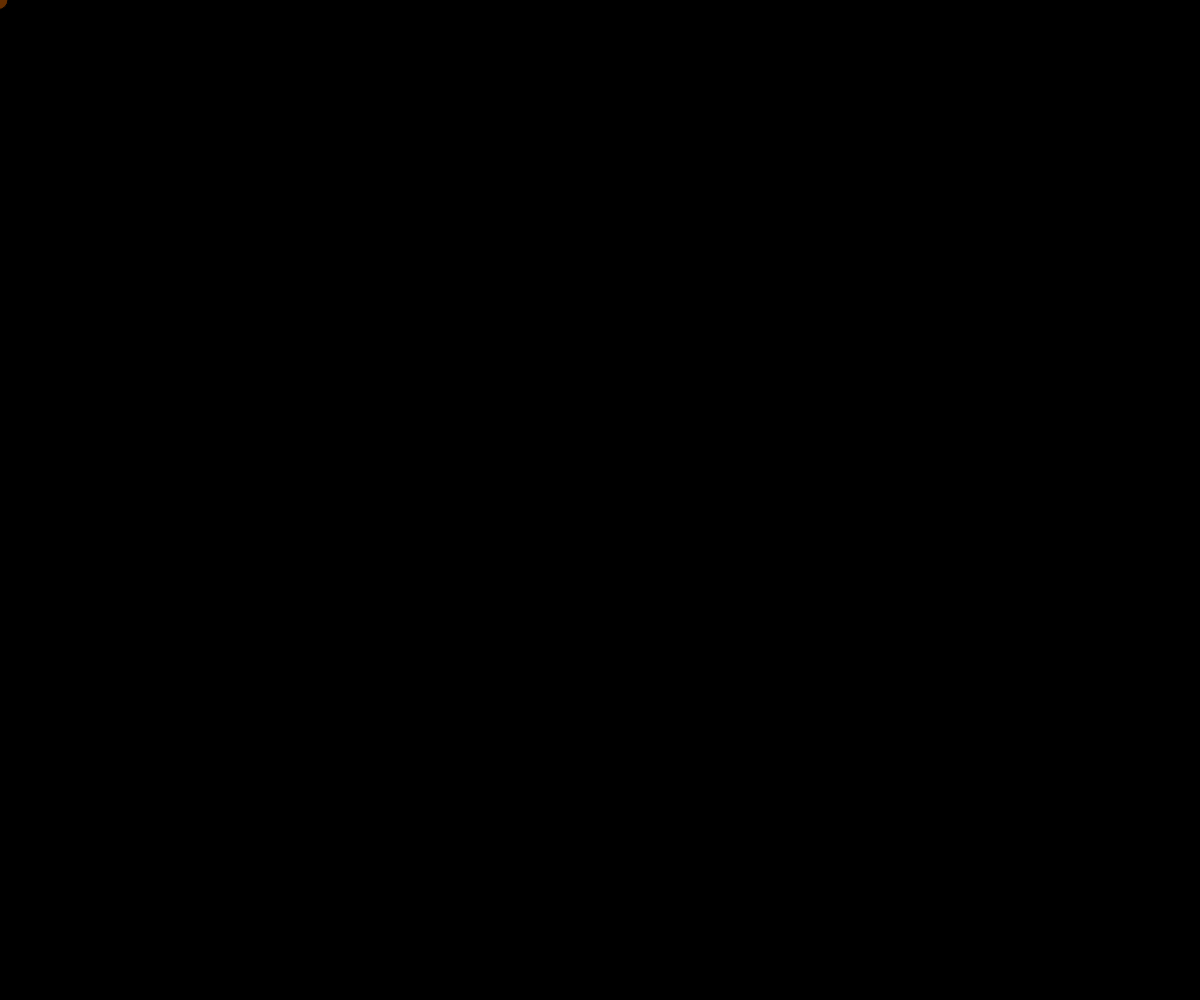
Frame 1 (no input)
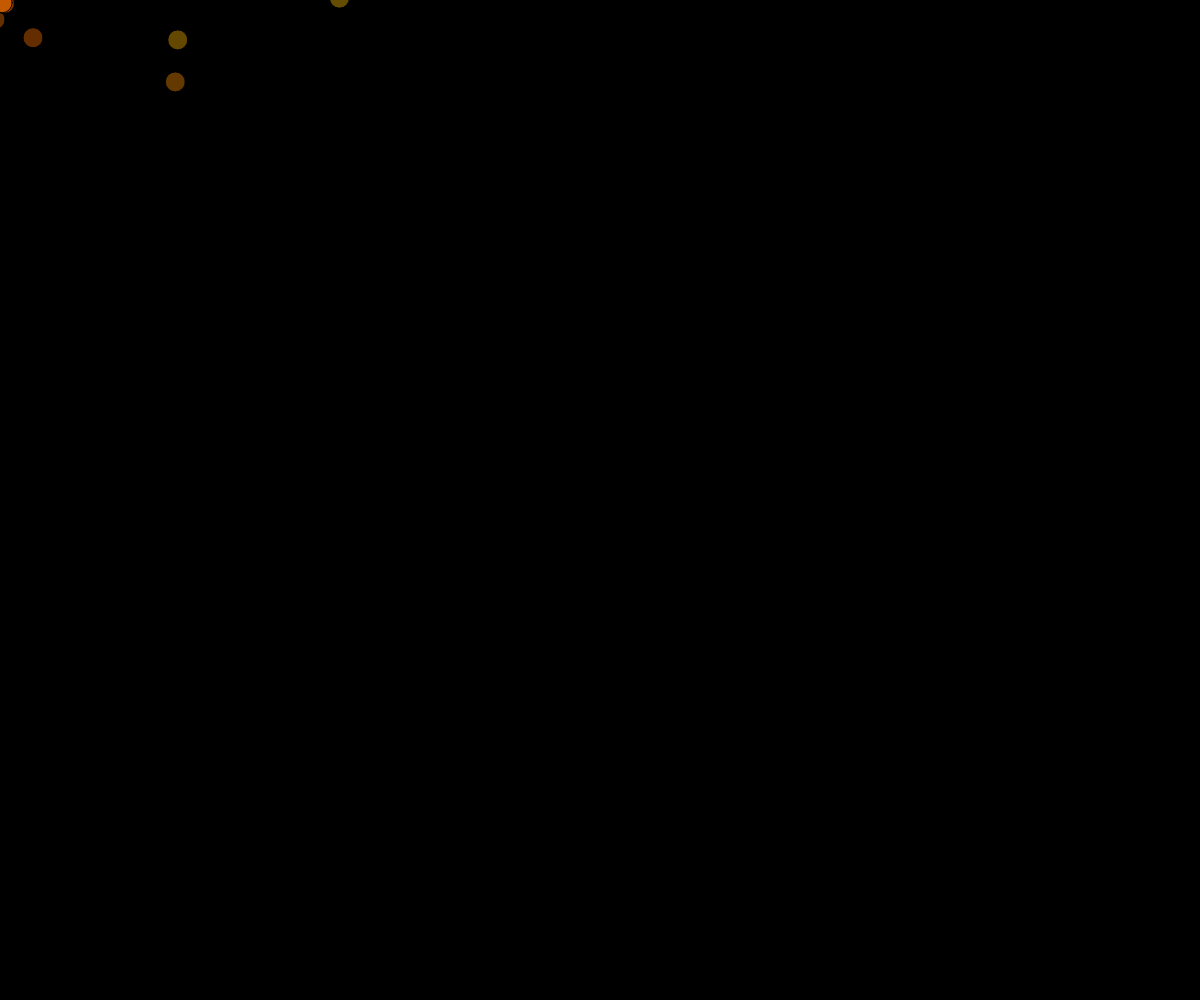
Frame 60 (no input)
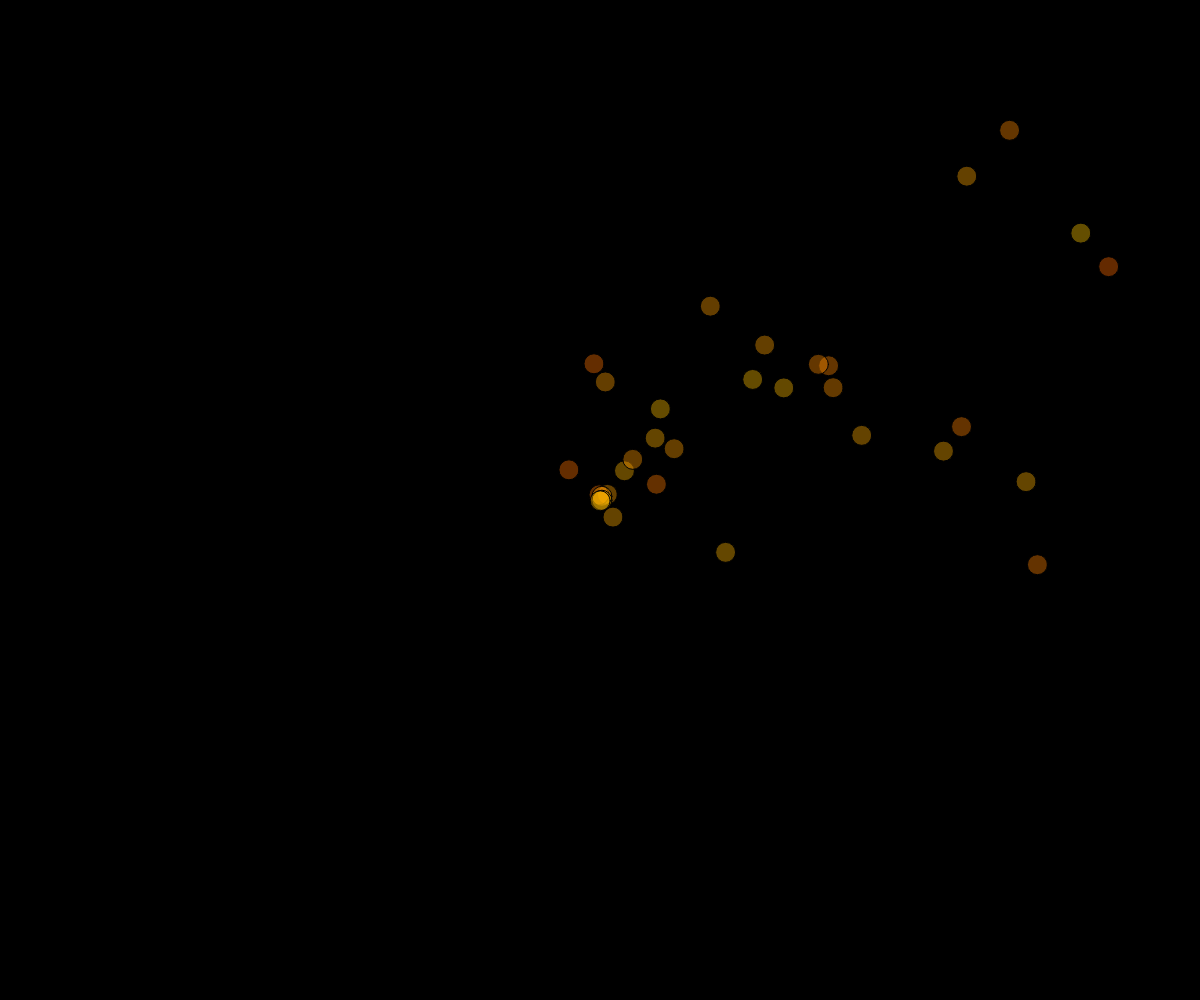
Frame 120 (the mouse pressed at the canvas centre since frame 60)

The p5.js sketch that drew these frames (run headless with seeded random() and noise() and a simulated clock; from frame 60 on, the mouse is pressed at the canvas centre):

// p5.js sketch
// ── sketch.js
let sistema = [];

function setup() {
  createCanvas(windowWidth, windowHeight);
  angleMode(DEGREES);
  p = new Particula();
}

function draw() {
  background(0, 255);

  let p = new Particula();
  sistema.push(p);

  for (let i = 0; i < sistema.length; i++) {
    if (sistema[i].estaMuerta) {
      sistema.splice(i, 1);
    }
  }

  for (let i = 0; i < sistema.length; i++) {
    sistema[i].actualizar();
    sistema[i].mostrar();
  }
}

// ── Particula.js
class Particula {
  constructor() {
    this.estaMuerta = false;
    this.tiempoDeVida = Math.ceil(random(10, 100));

    this.pos = createVector(mouseX, mouseY);

    this.vel = createVector(0, random(0, 10));
    this.vel.rotate(random(360));

    this.g = createVector(1, -0.5);
    this.color = color(255, random(100, 200), 0, 100);
  }

  actualizar() {
    this.vel.add(this.g);
    this.pos.add(this.vel);
    this.tiempoDeVida -= 1;
    print(this.tiempoDeVida);

    if (this.tiempoDeVida <= 0) {
      this.estaMuerta = true;
      print("¡ups,meMori!");
    }
  }

  mostrar() {
    fill(this.color);
    circle(this.pos.x, this.pos.y, 20);
  }
}
